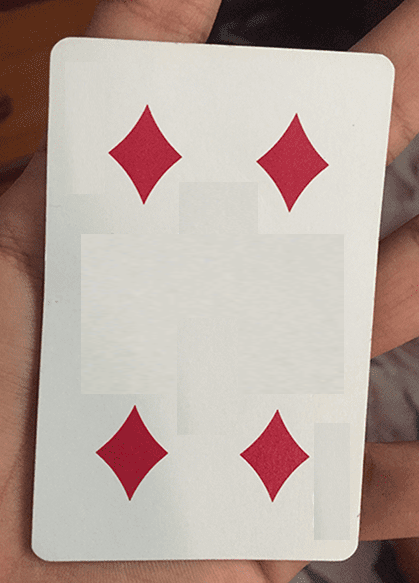
#> input picture 20231113/img/s1-5.png, 419 x 583 px, found by its file name
$ python templatematching.py
#> lines starting #> are read from the running program, lines starting #| are printed output that depends on the picture

import cv2
import numpy as np
from matplotlib import pyplot as plt

input_image = cv2.imread('C:\\Users\\b0107\\python\\20231113\\img\\s1-5.png', cv2.IMREAD_GRAYSCALE)
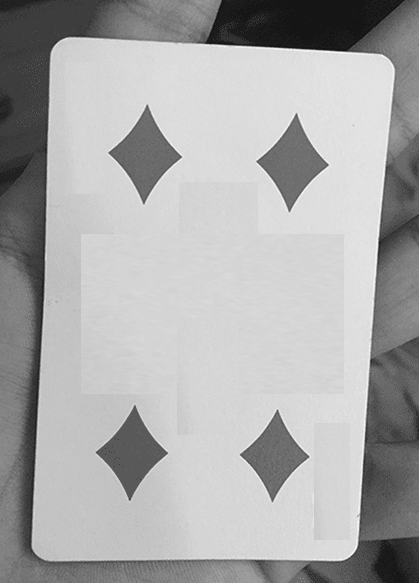
#> input_image: shape (583, 419); min 21, max 247, mean 169.6

template_image = cv2.imread('C:\\Users\\b0107\\python\\20231113\\img\\s1-5_template.png', cv2.IMREAD_GRAYSCALE)
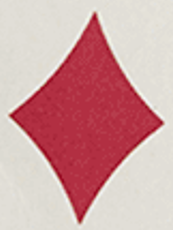
#> input picture 20231113/img/s1-5_template.png, 173 x 230 px, found by its file name
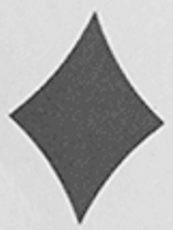
#> template_image: shape (230, 173); min 46, max 249, mean 174.7

result = cv2.matchTemplate(input_image, template_image, cv2.TM_CCOEFF_NORMED)
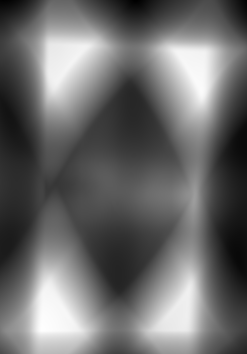
#> result: shape (354, 247) float32; min -0.385, max 0.41, mean -0.0502; drawn with min black and max white
min_val, max_val, min_loc, max_loc = cv2.minMaxLoc(result)
#> min_val = -0.385; max_val = 0.41; min_loc = (135, 0); max_loc = (42, 329)

h, w = template_image.shape
#> h = 230; w = 173
pts1 = np.float32([max_loc, (max_loc[0] + w, max_loc[1]), (max_loc[0], max_loc[1] + h), (max_loc[0] + w, max_loc[1] + h)])
#> pts1 = [[42, 329], [215, 329], [42, 559], [215, 559]]
pts2 = np.float32([[0, 0], [w, 0], [0, h], [w, h]])
#> pts2 = [[0, 0], [173, 0], [0, 230], [173, 230]]

matrix = cv2.getPerspectiveTransform(pts1, pts2)
#> matrix = [[1, 2.87e-18, -42], [-2.64e-16, 1, -329], [7.14e-19, 4.46e-20, 1]]
perspective_transformed_image = cv2.warpPerspective(input_image, matrix, (w, h))
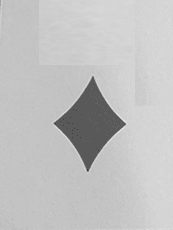
#> perspective_transformed_image: shape (230, 173); min 61, max 227, mean 193.6
plt.subplot(131), plt.imshow(input_image, cmap='gray')
plt.title('Input Image'), plt.xticks([]), plt.yticks([])

plt.subplot(132), plt.imshow(result, cmap='gray')
plt.title('Template Matching Result'), plt.xticks([]), plt.yticks([])

plt.subplot(133), plt.imshow(perspective_transformed_image, cmap='gray')
plt.title('Perspective Transformation Result'), plt.xticks([]), plt.yticks([])

plt.show()
cv2.imwrite('perspective_transformed_image.png', perspective_transformed_image)
